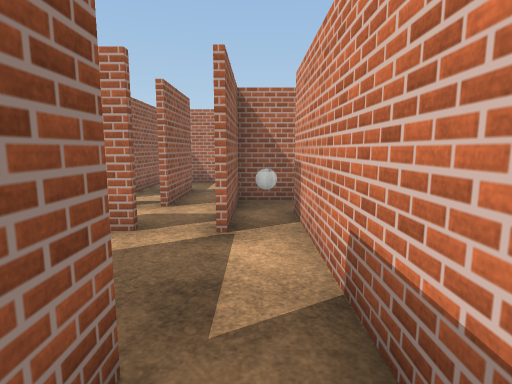
view 1 (above)

24 first-person views from a walk through a Unity game level. The camera is 1.4 m above the floor, tilts 8° down and sees 80° across. The floor is counted in squares, 1 m on a side. Each view is taken from the middle of a square. On the plan, view 1 faces up. The plan holds only what a view shows up to about 14 squares ahead; the rest is blank. The player character is not drawn. Surface patterns are stand-ins for the level's own textures.

view 2
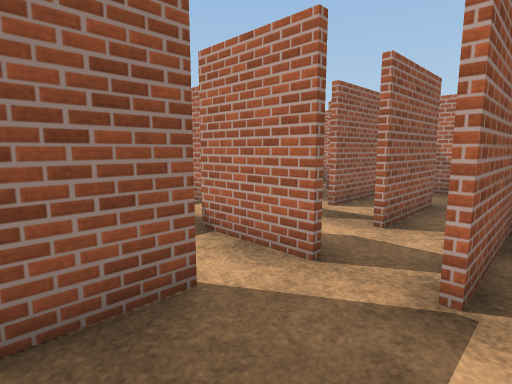

view 3
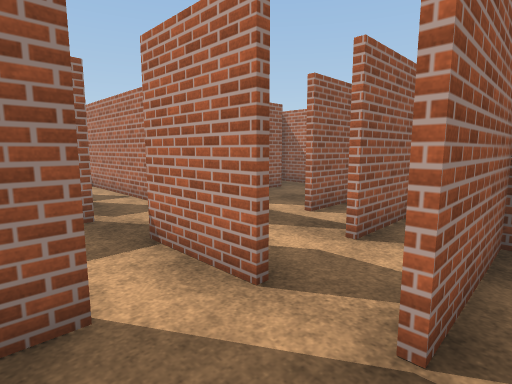

view 4
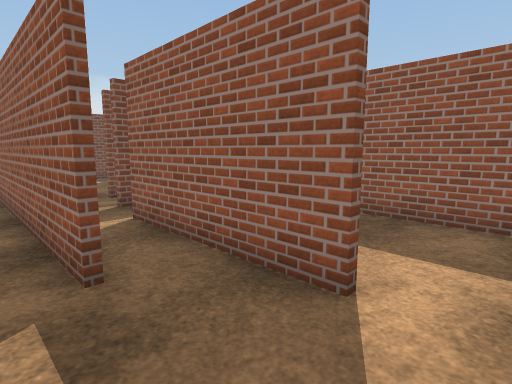

view 5
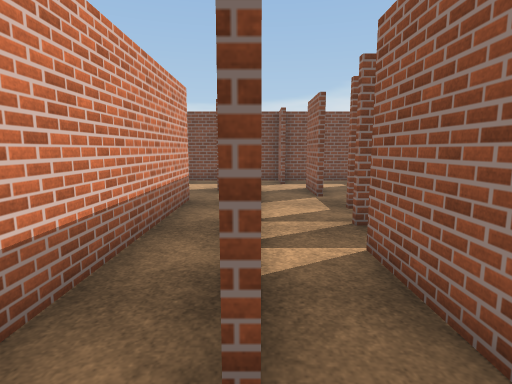

view 6
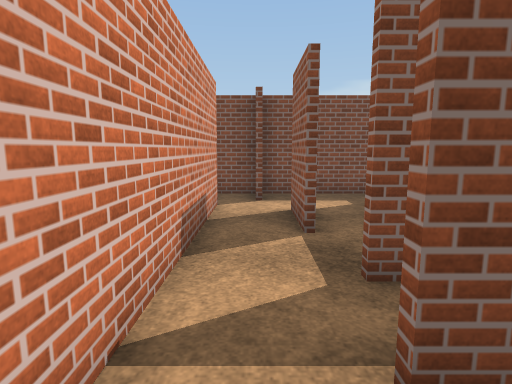

view 7
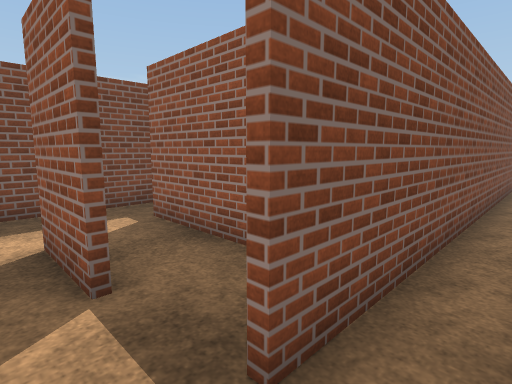

view 8
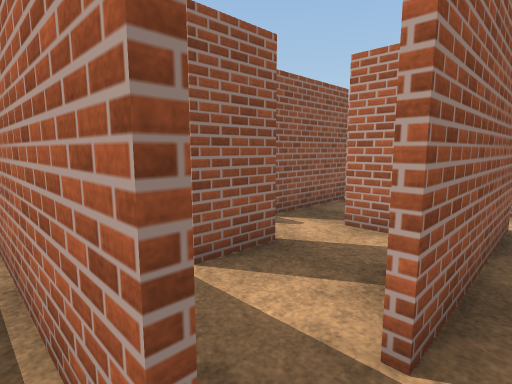

view 9
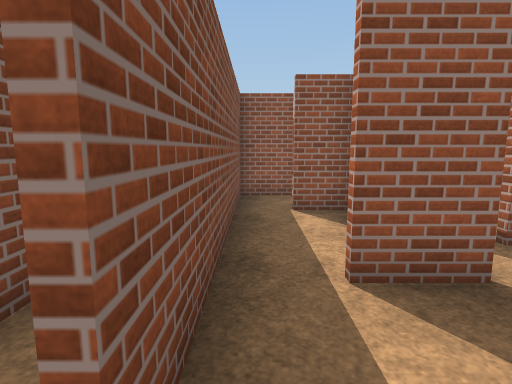

view 10
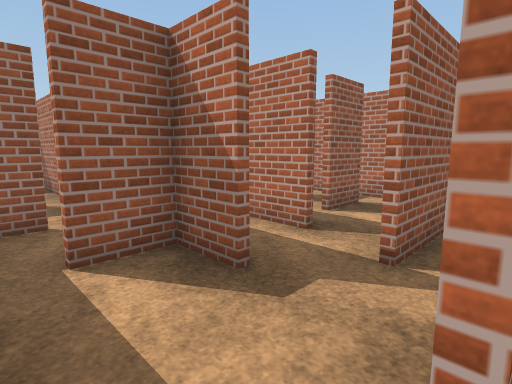

view 11
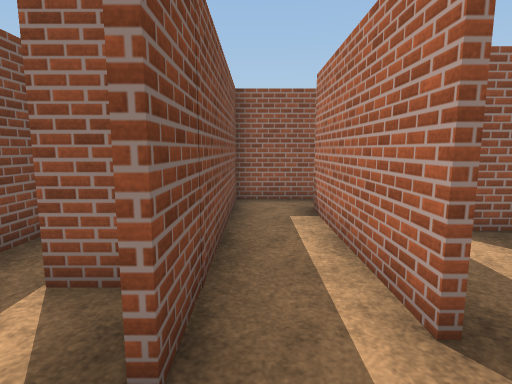

view 12
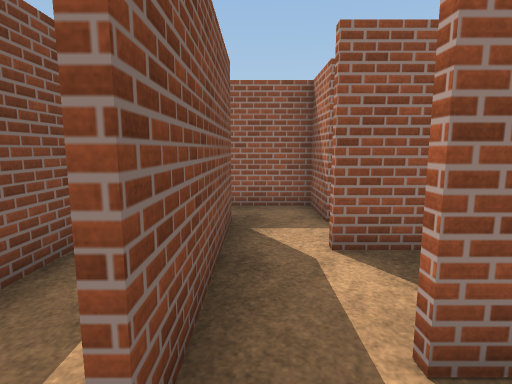

view 13
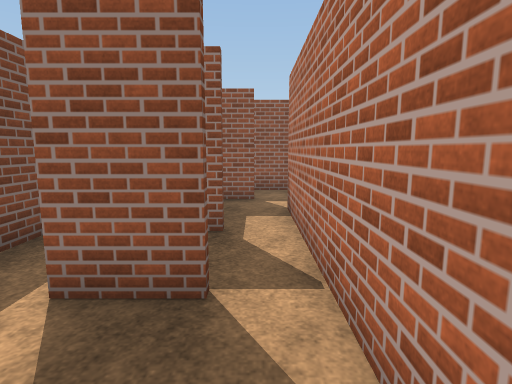

view 14
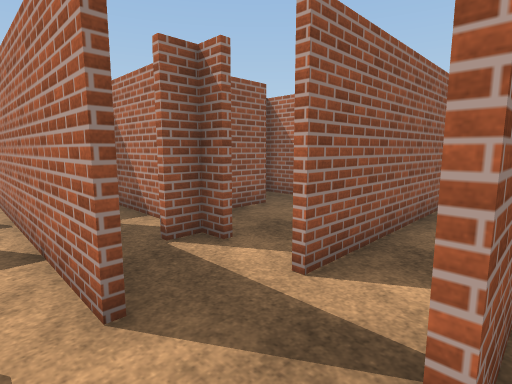

view 15
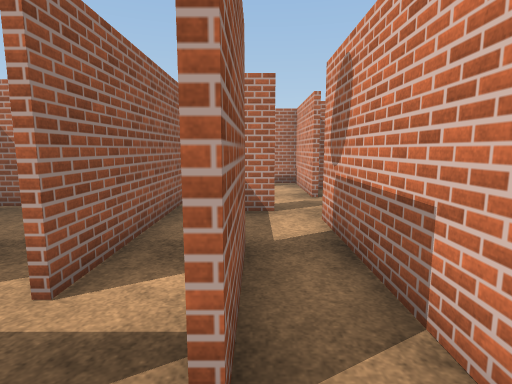

view 16
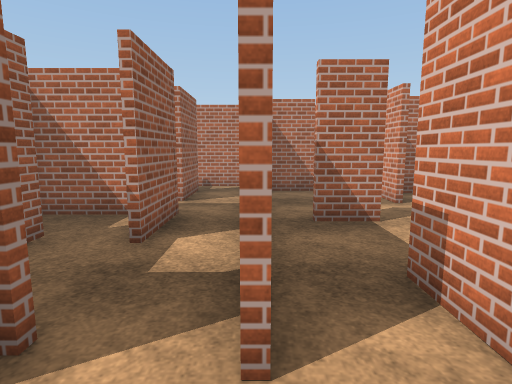

view 17
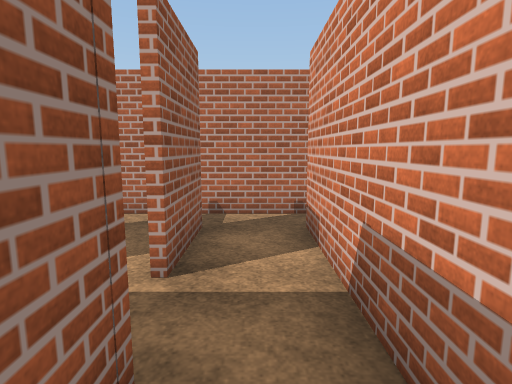

view 18
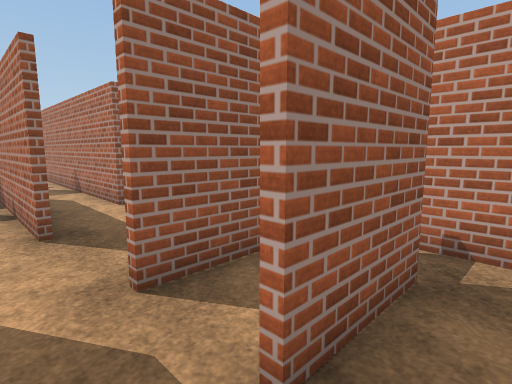

view 19
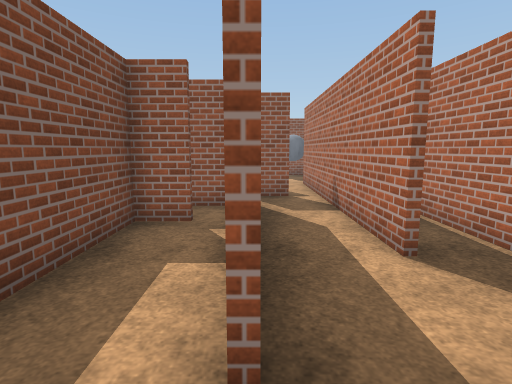

view 20
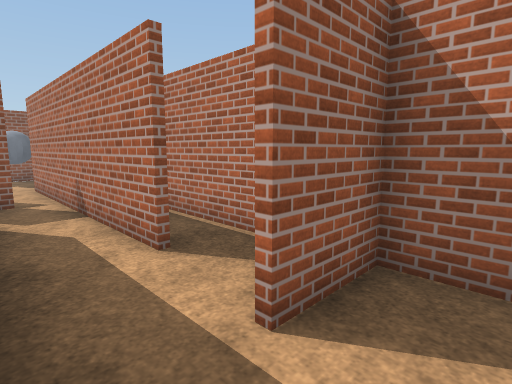

view 21
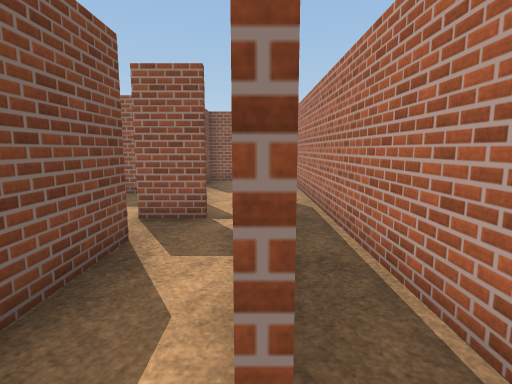

view 22
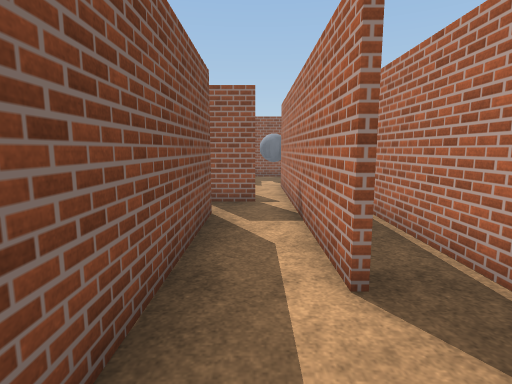

view 23
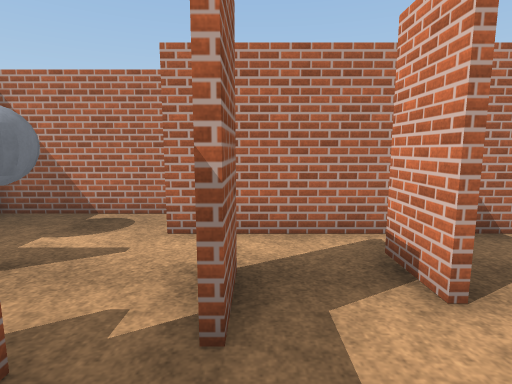

view 24
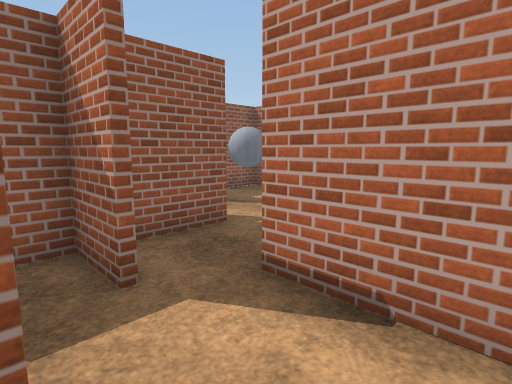

### Floor plan
Key: @ floor where view 1 was taken; # wall or solid block; x gap in a wall; . floor; O other object.
Columns run from 26 left of view 1 to 2 right of it. Each row starts with its distance up from view 1.
 19 ###########################
 18 #..............#.......  .#
 17 #OO..#########.#..#.#.##..##
 16 #OO.....x.........#.#.#...#.
 15 ## ...#.########..x.x.#. .#
 14     ..#..###......###.#. ..
 13     #..########  ####.#x#.
 12     #.....        ###.#..#
 11     ##...         # ..#..#
 10     #...#.        # ..#.##
  9                 #####.#.##
  8                 ### #...####
  7           #..#########..##O#
  6           ##.............#.#
  5            #...#.#....##x#.#
  4            ###......#......#
  3            #........#..#...#
  2            #..####..#x##...#
  1            #...........#.#.#
  0            ########..#.#.#@#
 -1                #.#...#.#.#.#
 -2                #.........#.#
 -3                #########.#.#
 -4             ############.#.#
 -5                      #...#.#
 -6                      #.#.#..
 -7                      #.#.##.
 -8                      #...# .
 -9                      ...## .
-10                      ...#. ..
-11                     #########

Where each view was taken, in squares from view 1:
view 1: 0 up, 0 right, facing up
view 2: 2 up, 0 right, facing up-left
view 3: 3 up, 0 right, facing up-left
view 4: 5 up, 0 right, facing down-left
view 5: 3 up, 1 left, facing down
view 6: 1 down, 2 left, facing down
view 7: 3 down, 2 left, facing down-left
view 8: 3 down, 2 left, facing up-left
view 9: 2 down, 2 left, facing left
view 10: 2 down, 5 left, facing up-left
view 11: 1 up, 6 left, facing left
view 12: 3 up, 7 left, facing left
view 13: 6 up, 6 left, facing left
view 14: 6 up, 2 left, facing up-left
view 15: 6 up, 2 left, facing up
view 16: 7 up, 4 left, facing up
view 17: 12 up, 5 left, facing up
view 18: 14 up, 5 left, facing up-left
view 19: 15 up, 9 left, facing left
view 20: 15 up, 9 left, facing up-left
view 21: 17 up, 12 left, facing left
view 22: 16 up, 10 left, facing left
view 23: 12 up, 20 left, facing up
view 24: 10 up, 17 left, facing up-left
